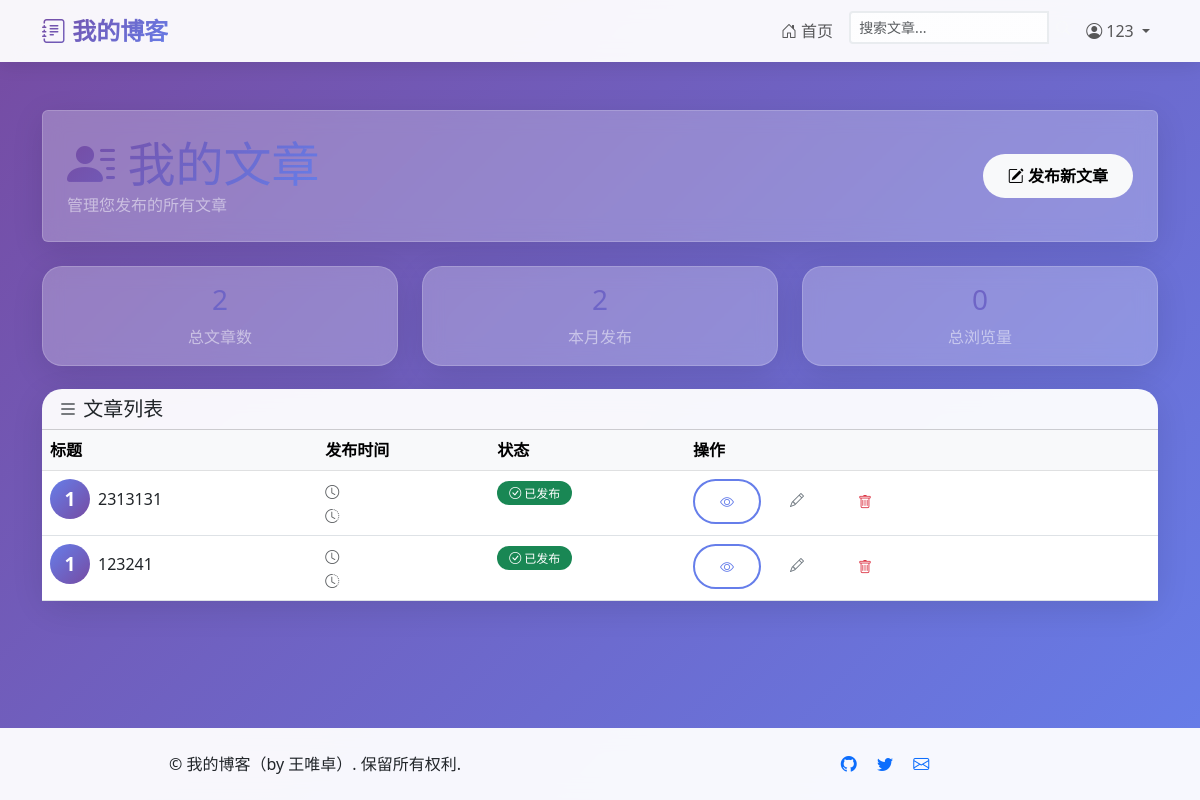
The app's page /my_posts/ (signed in) with its own data.
### blogs/models.py (models this page shows, shortened)
class BlogPost(models.Model):
    title = models.CharField(max_length=200, verbose_name='标题')
    text = models.TextField(verbose_name='正文')
    date_added = models.DateTimeField(default=timezone.now, verbose_name='添加日期')
    author = models.ForeignKey(User, on_delete=models.CASCADE, verbose_name='作者')
    tags = models.ManyToManyField(Tag, blank=True, verbose_name='标签')
    class Meta:
        verbose_name = '博客帖子'
        verbose_name_plural = '博客帖子'
        ordering = ['-date_added']  # 按时间倒序排列

### blogs/views.py (the view)
# urls.py: path('my_posts/', views.my_posts, name='my_posts'),
@login_required
def my_posts(request):
    posts = BlogPost.objects.filter(author=request.user).order_by('-date_added')
    paginator = Paginator(posts, 5)  # 每页显示5篇文章
    page_number = request.GET.get('page')
    page_obj = paginator.get_page(page_number)
    context = {'page_obj': page_obj}
    return render(request, 'blogs/my_posts.html', context)

### blogs/templates/blogs/my_posts.html (shortened to what this page needs)
{% extends 'blogs/base.html' %}
{% block content %}
<div class="row mb-4">
    <div class="col-12">
        <div class="d-flex justify-content-between align-items-center glass p-4 rounded">
            <div>
                <h1 class="display-5 text-gradient mb-0">
                    <i class="bi bi-person-lines-fill animated-icon"></i> 我的文章
                </h1>
                <p class="text-white-50 mb-0">管理您发布的所有文章</p>
            </div>
            <a href="{% url 'blogs:new_post' %}" class="btn btn-light pulse-on-hover">
                <i class="bi bi-pencil-square"></i> 发布新文章
            </a>
        </div>
    </div>
</div>
<div class="row mb-4">
    <div class="col-md-4">
        <div class="card text-center glass">
            <div class="card-body">
                <h3 class="text-gradient">{{ page_obj.paginator.count }}</h3>
                <p class="text-white-50 mb-0">总文章数</p>
            </div>
        </div>
    </div>
    <div class="col-md-4">
        <div class="card text-center glass">
            <div class="card-body">
                <h3 class="text-gradient">{{ page_obj|length }}</h3>
                <p class="text-white-50 mb-0">本月发布</p>
            </div>
        </div>
    </div>
    <div class="col-md-4">
        <div class="card text-center glass">
            <div class="card-body">
                <h3 class="text-gradient">0</h3>
                <p class="text-white-50 mb-0">总浏览量</p>
            </div>
        </div>
    </div>
</div>
<div class="row">
    <div class="col-12">
        <div class="card">
            <div class="card-header bg-transparent">
                <h5 class="mb-0">
                    <i class="bi bi-list"></i> 文章列表
                </h5>
            </div>
            <div class="card-body p-0">
                {% if page_obj %}
                <div class="table-responsive">
                    <table class="table table-hover mb-0">
                        <thead class="table-light">
                            <tr>
                                <th>标题</th>
                                <th>发布时间</th>
                                <th>状态</th>
                                <th>操作</th>
                            </tr>
                        </thead>
                        <tbody>
                            {% for post in page_obj %}
                            <tr>
                                <td>
                                    <div class="d-flex align-items-center">
                                        <div class="avatar me-2">
                                            {{ post.author.username|first|upper }}
                                        </div>
                                        <div>
                                            <h6 class="mb-0">{{ post.title|truncatechars:30 }}</h6>
                                        </div>
                                    </div>
                                </td>
                                <td>
                                    <small class="text-muted">
                                        <i class="bi bi-clock"></i> {{ post.created_at|date:"Y-m-d" }}
                                        <br>
                                        <i class="bi bi-clock-history"></i> {{ post.created_at|time:"H:i" }}
                                    </small>
                                </td>
                                <td>
                                    <span class="badge bg-success">
                                        <i class="bi bi-check-circle"></i> 已发布
                                    </span>
                                </td>
                                <td>
                                    <div class="d-flex gap-1">
                                        <a href="{% url 'blogs:post_detail' post.pk %}" class="btn btn-sm btn-outline-primary pulse-on-hover" title="查看">
                                            <i class="bi bi-eye"></i>
                                        </a>
                                        <a href="{% url 'blogs:edit_post' post.pk %}" class="btn btn-sm btn-outline-secondary pulse-on-hover" title="编辑">
                                            <i class="bi bi-pencil"></i>
                                        </a>
                                        <button onclick="confirmDelete(`{{ post.pk }}`, `{{ post.title|escapejs }}`)"
                                                class="btn btn-sm btn-outline-danger pulse-on-hover" title="删除">
                                            <i class="bi bi-trash"></i>
                                        </button>
                                    </div>
                                </td>
                            </tr>
                            {% endfor %}
                        </tbody>
                    </table>
                </div>
                {% endif %}
            </div>
        </div>
    </div>
</div>
{% endblock %}

### blogs/templates/blogs/base.html (shortened to what this page needs)
<!DOCTYPE html>
<html lang="zh-CN">
<head>
    <link href="https://cdn.jsdelivr.net/npm/bootstrap@5.3.0/dist/css/bootstrap.min.css" rel="stylesheet">
    <link rel="stylesheet" href="https://cdn.jsdelivr.net/npm/bootstrap-icons@1.11.0/font/bootstrap-icons.css">
    {% load static %}
    <link rel="stylesheet" href="{% static 'blogs/css/style.css' %}">
</head>
<body>
    <nav class="navbar navbar-expand-lg navbar-light">
        <div class="container">
            <a class="navbar-brand animated-icon" href="{% url 'blogs:index' %}">
                <i class="bi bi-journal-text"></i> 我的博客
            </a>
            <div class="collapse navbar-collapse" id="navbarNav">
                <ul class="navbar-nav ms-auto">
                    <li class="nav-item">
                        <a class="nav-link pulse-on-hover" href="{% url 'blogs:index' %}">
                            <i class="bi bi-house-door"></i> 首页
                        </a>
                    </li>
                    <li class="nav-item">
                        <form method="get" action="{% url 'blogs:search_posts' %}" class="d-flex ms-2">
                            <div class="input-group input-group-sm">
                                <input type="text" name="q" class="form-control" placeholder="搜索文章..." style="max-width: 200px;">
                                <button type="submit" class="btn btn-outline-light btn-sm">
                                    <i class="bi bi-search"></i>
                                </button>
                            </div>
                        </form>
                    </li>
                    {% if user.is_authenticated %}
                    <li class="nav-item dropdown">
                        <a class="nav-link dropdown-toggle pulse-on-hover" href="#" role="button" data-bs-toggle="dropdown">
                            <i class="bi bi-person-circle"></i> {{ user.username }}
                        </a>
                    </li>
                    {% endif %}
                </ul>
            </div>
        </div>
    </nav>
    <main class="container my-5">
        {% block content %}{% endblock %}
    </main>
    <footer class="text-center py-4">
        <div class="container">
            <div class="row">
                <div class="col-md-6">
                    <p class="mb-0">&copy; 我的博客（by 王唯卓）. 保留所有权利.</p>
                </div>
                <div class="col-md-6">
                    <div class="social-links">
                        <a href="https://github.com/Communisttll/python-/tree/main" class="text-decoration-none me-3 pulse-on-hover">
                            <i class="bi bi-github"></i>
                        </a>
                        <a href="https://twitter.com/" class="text-decoration-none me-3 pulse-on-hover">
                            <i class="bi bi-twitter"></i>
                        </a>
                        <a href="https://mail.qq.com/" class="text-decoration-none pulse-on-hover">
                            <i class="bi bi-envelope"></i>
                        </a>
                    </div>
                </div>
            </div>
        </div>
    </footer>
</body>
</html>

### blogs/static/blogs/css/style.css (style rules this page uses)
body { font-family: 'Segoe UI', Tahoma, Geneva, Verdana, sans-serif; background: linear-gradient(135deg, #667eea 0%, #764ba2 100%); background: -webkit-linear-gradient(135deg, #667eea 0%, #764ba2 100%); background: -moz-linear-gradient(135deg, #667eea 0%, #764ba2 100%); background: -o-linear-gradient(135deg, #667eea 0%, #764ba2 100%); min-height: 100vh; }
.navbar { background: rgba(255, 255, 255, 0.95) !important; background: -webkit-linear-gradient(rgba(255, 255, 255, 0.95), rgba(255, 255, 255, 0.95)) !important; backdrop-filter: blur(10px); -webkit-backdrop-filter: blur(10px); box-shadow: 0 2px 20px rgba(0,0,0,0.1); position: relative; z-index: 9999; }
.navbar-brand { font-weight: bold; font-size: 1.5rem; background: linear-gradient(135deg, #667eea 0%, #764ba2 100%); background: -webkit-linear-gradient(135deg, #667eea 0%, #764ba2 100%); background: -moz-linear-gradient(135deg, #667eea 0%, #764ba2 100%); background: -o-linear-gradient(135deg, #667eea 0%, #764ba2 100%); -webkit-background-clip: text; -webkit-text-fill-color: transparent; background-clip: text; }
.card { border: none; border-radius: 20px; transition: all 0.3s ease; background: rgba(255, 255, 255, 0.95); background: -webkit-linear-gradient(rgba(255, 255, 255, 0.95), rgba(255, 255, 255, 0.95)); background: -moz-linear-gradient(rgba(255, 255, 255, 0.95), rgba(255, 255, 255, 0.95)); background: -o-linear-gradient(rgba(255, 255, 255, 0.95), rgba(255, 255, 255, 0.95)); backdrop-filter: blur(10px); -webkit-backdrop-filter: blur(10px); box-shadow: 0 8px 32px rgba(0,0,0,0.1); z-index: 1; }
.btn { border-radius: 25px; padding: 10px 25px; font-weight: 600; transition: all 0.3s ease; -webkit-transition: all 0.3s ease; -moz-transition: all 0.3s ease; -o-transition: all 0.3s ease; border: none; position: relative; overflow: hidden; }
.btn:before { content: ''; position: absolute; top: 0; left: -100%; width: 100%; height: 100%; background: linear-gradient(90deg, transparent, rgba(255,255,255,0.3), transparent); transition: left 0.5s; }
.btn-outline-primary { border: 2px solid #667eea; color: #667eea; }
.form-control, .form-select { border-radius: 15px; border: 2px solid #e9ecef; padding: 12px 20px; transition: all 0.3s ease; background: rgba(255, 255, 255, 0.9); background: -webkit-linear-gradient(rgba(255, 255, 255, 0.9), rgba(255, 255, 255, 0.9)); background: -moz-linear-gradient(rgba(255, 255, 255, 0.9), rgba(255, 255, 255, 0.9)); background: -o-linear-gradient(rgba(255, 255, 255, 0.9), rgba(255, 255, 255, 0.9)); }
.glass { background: rgba(255, 255, 255, 0.25); background: -webkit-linear-gradient(rgba(255, 255, 255, 0.25), rgba(255, 255, 255, 0.25)); background: -moz-linear-gradient(rgba(255, 255, 255, 0.25), rgba(255, 255, 255, 0.25)); background: -o-linear-gradient(rgba(255, 255, 255, 0.25), rgba(255, 255, 255, 0.25)); backdrop-filter: blur(10px); -webkit-backdrop-filter: blur(10px); border-radius: 20px; border: 1px solid rgba(255, 255, 255, 0.18); box-shadow: 0 8px 32px rgba(0,0,0,0.1); position: relative; z-index: 1; }
footer { margin-top: auto; background: rgba(255, 255, 255, 0.95); backdrop-filter: blur(10px); }
html, body { height: 100%; }
body { display: flex; flex-direction: column; }
main { flex: 1; }
.card { animation: fadeInUp 0.6s ease forwards; }
.card:nth-child(1) { animation-delay: 0.1s; }
.text-gradient { background: linear-gradient(135deg, #667eea 0%, #764ba2 100%); background: -webkit-linear-gradient(135deg, #667eea 0%, #764ba2 100%); background: -moz-linear-gradient(135deg, #667eea 0%, #764ba2 100%); background: -o-linear-gradient(135deg, #667eea 0%, #764ba2 100%); -webkit-background-clip: text; -webkit-text-fill-color: transparent; background-clip: text; }
.animated-icon { animation: float 3s ease-in-out infinite; }
.badge { border-radius: 12px; padding: 6px 12px; font-weight: 500; }
.avatar { width: 40px; height: 40px; border-radius: 50%; background: linear-gradient(135deg, #667eea 0%, #764ba2 100%); display: flex; align-items: center; justify-content: center; color: white; font-weight: bold; font-size: 1.2rem; }

### records on screen
BlogPost: author.username|first "1", title "2313131"
BlogPost: author.username|first "1", title "123241"

### other values on screen
{{ user.username }} "123"
{{ page_obj.paginator.count }} "2"
{{ page_obj|length }} "2"
